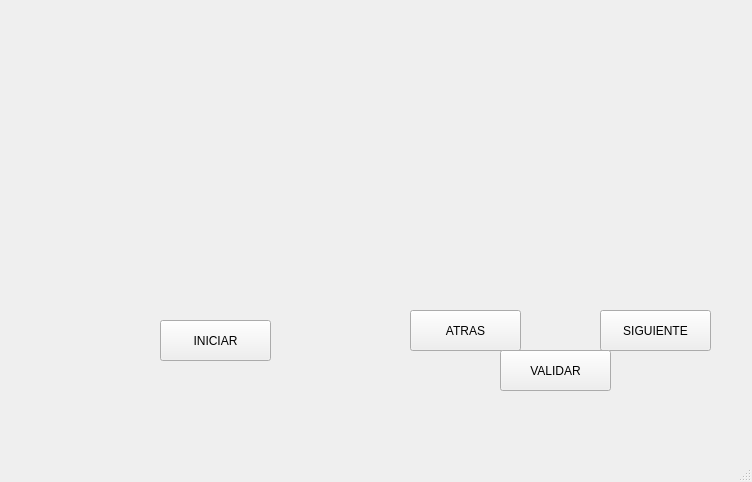
<?xml version="1.0" encoding="UTF-8"?>
<ui version="4.0">
 <class>MainWindow</class>
 <widget class="QMainWindow" name="MainWindow">
  <property name="geometry">
   <rect>
    <x>0</x>
    <y>0</y>
    <width>752</width>
    <height>482</height>
   </rect>
  </property>
  <property name="windowTitle">
   <string>MainWindow</string>
  </property>
  <widget class="QWidget" name="centralwidget">
   <widget class="QLabel" name="label">
    <property name="geometry">
     <rect>
      <x>20</x>
      <y>10</y>
      <width>121</width>
      <height>71</height>
     </rect>
    </property>
    <property name="text">
     <string/>
    </property>
    <property name="pixmap">
     <pixmap resource="../Imagenes/recursos.qrc">:/Logos/FI_LOGO.png</pixmap>
    </property>
    <property name="scaledContents">
     <bool>true</bool>
    </property>
   </widget>
   <widget class="QLabel" name="label_4">
    <property name="geometry">
     <rect>
      <x>620</x>
      <y>0</y>
      <width>121</width>
      <height>71</height>
     </rect>
    </property>
    <property name="text">
     <string/>
    </property>
    <property name="pixmap">
     <pixmap resource="../Imagenes/recursos.qrc">:/Logos/FI_LOGO.png</pixmap>
    </property>
    <property name="scaledContents">
     <bool>true</bool>
    </property>
   </widget>
   <widget class="QLabel" name="label_5">
    <property name="geometry">
     <rect>
      <x>620</x>
      <y>360</y>
      <width>121</width>
      <height>71</height>
     </rect>
    </property>
    <property name="text">
     <string/>
    </property>
    <property name="pixmap">
     <pixmap resource="../Imagenes/recursos.qrc">:/Logos/FI_LOGO.png</pixmap>
    </property>
    <property name="scaledContents">
     <bool>true</bool>
    </property>
   </widget>
   <widget class="QLabel" name="txt_contador">
    <property name="geometry">
     <rect>
      <x>80</x>
      <y>200</y>
      <width>151</width>
      <height>131</height>
     </rect>
    </property>
    <property name="text">
     <string/>
    </property>
   </widget>
   <widget class="QLabel" name="imagenPC">
    <property name="geometry">
     <rect>
      <x>100</x>
      <y>100</y>
      <width>211</width>
      <height>201</height>
     </rect>
    </property>
    <property name="text">
     <string/>
    </property>
    <property name="pixmap">
     <pixmap resource="../Imagenes/recursos.qrc">:/Mascotas/gato.jpeg</pixmap>
    </property>
    <property name="scaledContents">
     <bool>true</bool>
    </property>
   </widget>
   <widget class="QPushButton" name="btn_iniciar">
    <property name="geometry">
     <rect>
      <x>160</x>
      <y>320</y>
      <width>111</width>
      <height>41</height>
     </rect>
    </property>
    <property name="text">
     <string>INICIAR</string>
    </property>
   </widget>
   <widget class="QLabel" name="imagenUsu">
    <property name="geometry">
     <rect>
      <x>450</x>
      <y>100</y>
      <width>211</width>
      <height>201</height>
     </rect>
    </property>
    <property name="text">
     <string/>
    </property>
    <property name="pixmap">
     <pixmap resource="../Imagenes/recursos.qrc">:/Mascotas/gato.jpeg</pixmap>
    </property>
    <property name="scaledContents">
     <bool>true</bool>
    </property>
   </widget>
   <widget class="QPushButton" name="btn_atras">
    <property name="geometry">
     <rect>
      <x>410</x>
      <y>310</y>
      <width>111</width>
      <height>41</height>
     </rect>
    </property>
    <property name="text">
     <string>ATRAS</string>
    </property>
   </widget>
   <widget class="QPushButton" name="btn_siguiente">
    <property name="geometry">
     <rect>
      <x>600</x>
      <y>310</y>
      <width>111</width>
      <height>41</height>
     </rect>
    </property>
    <property name="text">
     <string>SIGUIENTE</string>
    </property>
   </widget>
   <widget class="QPushButton" name="btn_validar">
    <property name="geometry">
     <rect>
      <x>500</x>
      <y>350</y>
      <width>111</width>
      <height>41</height>
     </rect>
    </property>
    <property name="text">
     <string>VALIDAR</string>
    </property>
   </widget>
  </widget>
  <widget class="QMenuBar" name="menubar">
   <property name="geometry">
    <rect>
     <x>0</x>
     <y>0</y>
     <width>752</width>
     <height>24</height>
    </rect>
   </property>
  </widget>
  <widget class="QStatusBar" name="statusbar"/>
 </widget>
 <resources>
  <include location="../Imagenes/recursos.qrc"/>
 </resources>
 <connections/>
</ui>
